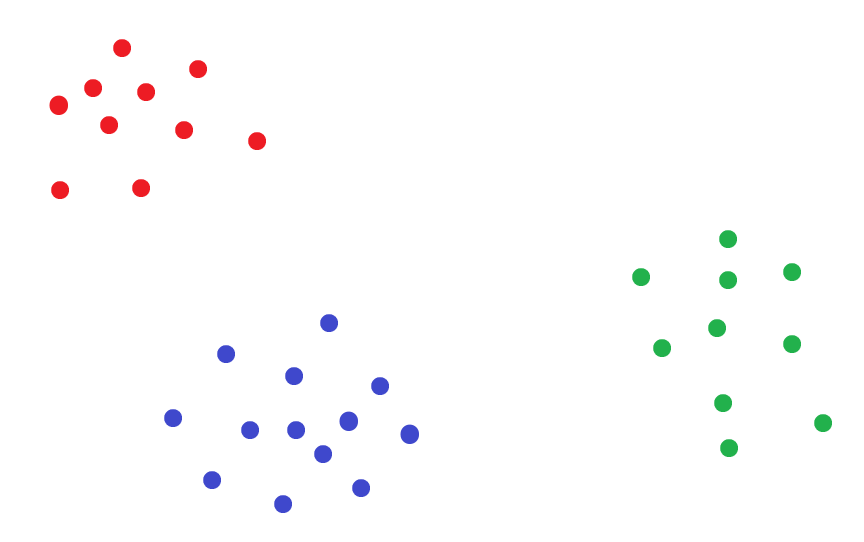
#> input picture 비전 과제/meantest1.png, 1728 x 1084 px (shown at 1/2 size)
$ python again.py
#> lines starting #> are read from the running program, lines starting #| are printed output that depends on the picture; after the words box and inside, x2 and y2 are one past the last pixel; in counts of white or black regions, pixels touching at a corner belong together
import cv2
import numpy as np
import math

black = (0,0,0)
blue = (255,0,0)

def masking(img, width, pi , pj ):  #img  x*x , pi, pj
    arr = np.ones((width,width), int)
    for i in range(-int(width/2), int(width/2)+1):
        for j in range(-int(width/2), int(width/2)+1):
            #arr[i][j] = img[pi + i][pj + j]
            #print(pi + i, pj + j, end="  ")
            #print(int(width/2) + i, int(width/2) + j, end="  ")
            arr[int(width/2) + i][int(width/2) + j] = img[pi + i][pj + j]
        #print("\n")
    return arr


#읽어오자   img
#img = cv2.imread('test1.png', cv2.COLOR_BGR2GRAY)
#img2 = cv2.imread('test2.png', cv2.COLOR_BGR2GRAY)
#draw = cv2.imread('test1.png', cv2.COLOR_BGR2GRAY)
img = cv2.imread( 'meantest1.png', cv2.COLOR_BGR2GRAY)
#> img is the input picture: shape (1084, 1728, 3); mean B, G, R 252.5, 252, 252.3
img2 = cv2.imread('meantest2.png', cv2.COLOR_BGR2GRAY)
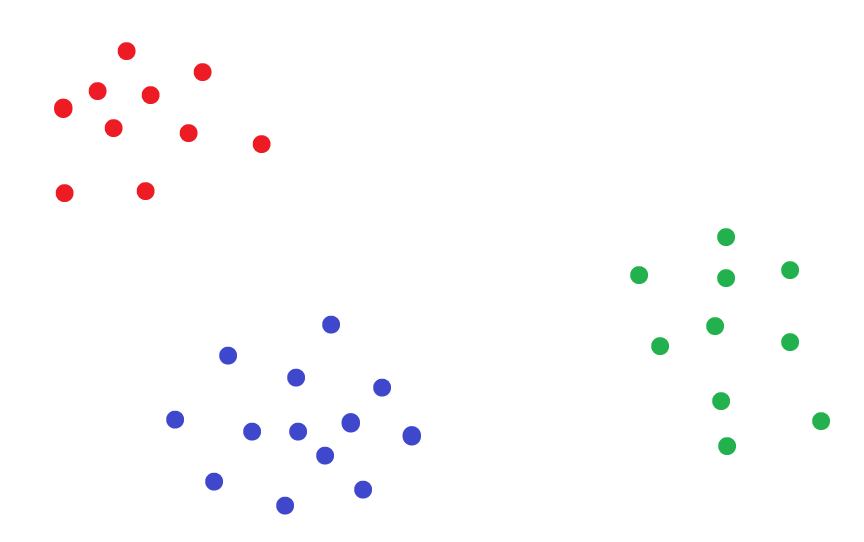
#> input picture 비전 과제/meantest2.png, 1728 x 1084 px (shown at 1/2 size)
#> img2 is the input picture: shape (1084, 1728, 3); mean B, G, R 252.5, 252, 252.3
draw = cv2.imread('meantest1.png', cv2.COLOR_BGR2GRAY)


h,w,c = img.shape
#> h = 1084; w = 1728; c = 3
h2,w2,c2 = img2.shape
#> h2 = 1084; w2 = 1728; c2 = 3
#읽어온 이미지 크기 확인
print(h , w , c)
#| 1084 1728 3
print(h2 , w2 , c2)
#| 1084 1728 3

#작게 리사이즈 img ->img
#img = cv2.resize(img, (w//10 ,h//10 ))
#img2 = cv2.resize(img2, (w//10 ,h//10))
#draw = cv2.resize(draw, (w//10 ,h//10))
img = cv2.resize(img, (43 ,24 ))
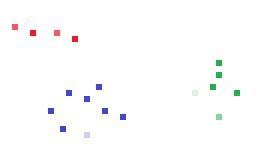
#> img: shape (24, 43, 3) (shown 6 times larger); mean B, G, R 253.1, 252.6, 252.6
img2 = cv2.resize(img2, (43 ,24))
#> img2: shape (24, 43, 3)
draw = cv2.resize(draw, (43 ,24))


#그레이로 바꿔줌 img->gray
gray = cv2.cvtColor(img, cv2.COLOR_BGR2GRAY)
gray2 = cv2.cvtColor(img2, cv2.COLOR_BGR2GRAY)
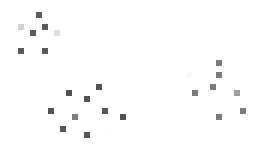
#> gray2: shape (24, 43) (shown 6 times larger); min 84, max 255, mean 251.8


#패딩 한번 해준다 gray->Z
Z= np.pad(gray, pad_width=1, mode='constant', constant_values=0)
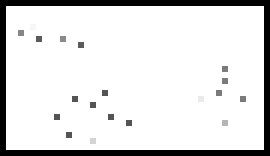
#> Z: shape (26, 45) (shown 6 times larger); min 0, max 255, mean 222.8
Z2= np.pad(gray2, pad_width=1, mode='constant', constant_values=0)
Zdraw= np.pad(draw, pad_width=1, mode='constant', constant_values=0)

#다시 크기 정의해준다
h,w,c = img.shape
#> h = 24; w = 43
h2,w2,c2 = img2.shape
#> h2 = 24; w2 = 43
print(h , w , c)
#| 24 43 3
print(h2 , w2 , c2)
#| 24 43 3

#print("함수테스트")
#masking(img, 5, 12,13)
########################

f = open("./a.txt", 'w')
f0 = open("./a1.txt", 'w')

f1 = open("./b.txt", 'w')
f2 = open("./c.txt", 'w')

for i in range(0,h+2):
    for j in range(0, w+2):
        data = "%03d "%Z[i][j]
        f.write(data)
        data = "%03d "%Z2[i][j]
        f0.write(data)
    enter = "\n"
    f.write(enter)
    f0.write(enter)
f.close()

########################

#현재는 3*3 마스크로 해줄꺼다

#제일 기본 마스크
arr = np.ones((3,3), np.float32)

#그래디언트를 위한 마스크
arrt = np.ones((3,3), np.float32)
arrx = np.ones((3,3), np.float32)
arry = np.ones((3,3), np.float32)

#기본과 그래디언트 차이 델타값구하기
dx = np.ones((3,3), np.float32)
dy = np.ones((3,3), np.float32)
dt = np.ones((3,3), np.float32)


#후계산 처리 과정
A = np.ones((9,2), np.float32)

#A의 트랜스 t
At= np.ones((2,9), np.float32)
AtA = np.ones((2,2), np.float32)
#역함수
R = np.ones((2,2), np.float32)
#A들 전체 계산 (AtA)rAt
As = np.ones((2,9), np.float32)
#B값
B = np.ones((9,1), np.float32)
#도출된 vu
vu = np.ones((2,1), np.float32)

cnt = 0
pwidth = 3
move = 2
for y in range(1 ,h-(move-1)):     # 1~h까지 3*3이니까
    for x in range(1, w -(move-1)): # 1~w까지 3*3이니까
        arr = masking(Z, pwidth, y,x)
        arrt  = masking(Z2, pwidth, y,x)
        arrx  = masking(Z, pwidth, y,x+move)
        arry  = masking(Z, pwidth, y+move,x)
        dx = arrx - arr
        dy = arry - arr
        dt = arrt -arr
        '''
        f2.write("%d %d\n"%(y,x))
        f2.write("arr\n", arr)
        f2.write("arrt\n", arrt)
        f2.write("arrx\n", arrx)
        f2.write("arry\n", arry)
        f2.write("dx\n", dx)
        f2.write("dy\n", dy)
        f2.write("dt\n", dt)
        '''

        c = 0
        for i in range(3):
            for j in range(3):
                A[c][0] = dx[i][j]
                A[c][1] = dy[i][j]
                B[c][0] = -(dt[i][j])
                c = c+1

        #print("B\n",B)
        At = At = np.transpose(A)
        AtA = AtA = np.dot(At, A)

        #print("At\n",At)
        #print("A\n",A)
        #print("AtA\n",AtA)
        if (AtA[0][0] * AtA[1][1]) - (AtA[1][0] * AtA[0][1]) != 0 :    #역함수는 만들수 있을까??
            #print("통과")
            R = np.linalg.inv(AtA)
           # print("R\n", R)
            As = np.dot(R, At)
            #print("ATAR\n",As)
            vu = np.dot(As, B)
            # [6 lines of commented-out code are left out]

            vu[0,0] = round(vu[0,0])
            vu[1,0] = round(vu[1,0])
            #print(vu)
            if( round(vu[0,0]) !=0 or  round(vu[1,0]) != 0 ):
                if(round(vu[0,0]) <3 and round(vu[1,0]) <3 ):
                    print("그리기 시작")
                    #draw = cv2.line(draw, (x,y) , (x+round(vu[0,0]), y+round(vu[1,0])), black, 1)
                    #draw = cv2.circle(draw, (x,y), 1, black  )
                    draw = cv2.circle(draw , (x+round(vu[0,0]), y+round(vu[1,0])), 1, black  )
                    #draw = cv2.arrowedLine(draw, (x,y) , (x+round(vu[0,0]), y+round(vu[1,0])), black, 2)

            #print(cnt)
            cnt = cnt+1
            print("1")
        else:                                                            #역함수는 만들수가 없겠지
            vu = np.zeros((2,1), int)
            #print(int (vu[1,0]), int (vu[1,0]))

            #print("vu",vu)
            #print(cnt)
            cnt = cnt+1
            print("2")
            #print(vu)
        print("cycle end")
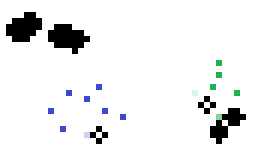
#> draw: shape (24, 43, 3) (shown 6 times larger); 6.49% of pixels changed, all inside (x1, y1, x2, y2) = (1, 2, 41, 24)


cv2.imshow('draw', draw)
cv2.imshow('img', img)
cv2.imwrite('draw.png', draw)


cv2.waitKey(0)
cv2.destroyAllWindows()
